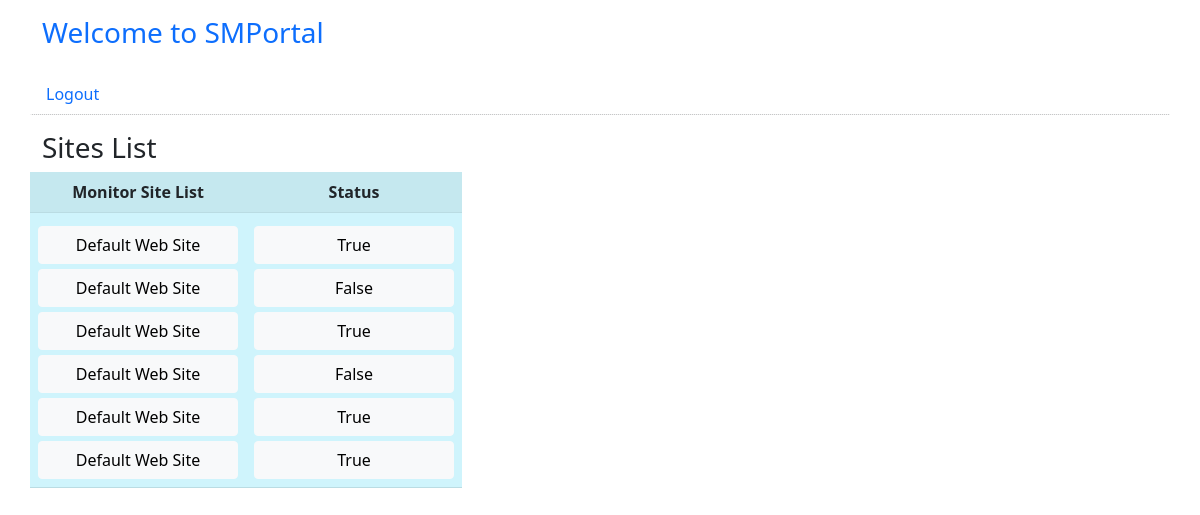
Screenshot of /Monitor/Monitor_home (signed in) with the database file from the repository.
### Monitor/models.py (models this page shows)
class MonitorItem(models.Model):
    Name = models.CharField(max_length=200)
    Notifications = models.BooleanField(default=False)
    def __str__(self):
        return self.Name

### Monitor/views.py (the view)
# urls.py: path('Monitor_home',views.Monitor_home, name='Monitor_home'),
def Monitor_home(request):
    all_tokens = MonitorItem.objects.all()
    print(all_tokens)
    data={
        'Token_Data': all_tokens
    }
    return render(request,'Monitor_home.html',data)

### templates/Monitor_home.html (shortened to what this page needs)
{% extends 'datatable/base.html' %}
{% block body %}
{% if user.is_authenticated %}
<h3>Sites List</h3>
<html>
  <body>
    <table class="table table-striped w-auto">
      <tr style="width: 200px; margin-top: 5px !important;" class="table-info text-center p-3 mb-2 bg-gradient-light text-dark" >
        <th>Monitor Site List</th>
        <th>Status</th>
      </tr>
      <tr class="table-info">
        <td>
          {% for s in Token_Data %}
          <form action= "{% url 'Monitor_search' %} " method="put">
            <button style="width: 200px; margin-top: 5px !important;" class="btn btn-light" id ="mp" type="submit">{{s.Name}}</button>
          </form>
          {% endfor %}
        </td>
        <td>
          {% for s in Token_Data %}
          <form action= "{% url 'Monitor_search' %} " method="put">
            <button style="width: 200px; margin-top: 5px !important;" class="btn btn-light" id ="mp" type="submit">{{s.Notifications}}</button>
          </form>
          {% endfor %}
        </td>
      </tr>
    </table>
  </body>
  </html>
{% else %}
	<h1>Sorry! You Must Be Logged In To View This Page...</h1>
{% endif %}
{% endblock %}

### base/templates/datatable/base.html (shortened to what this page needs)
<!DOCTYPE html>
<html lang="en">
<head>
    <link rel="stylesheet" type="text/css" href="https://cdn.jsdelivr.net/npm/bootstrap@5.0.2/dist/css/bootstrap.min.css"/>
    <link rel = "stylesheet" type = "text/css" href = "https://cdn.datatables.net/1.11.5/css/jquery.dataTables.min.css"/>
</head>
<body>
<div class="container">
    <div class="row">
        <p><h3 class="text-primary">Welcome to SMPortal</h3></p>
        {% if user.is_authenticated %}
        <a class="nav-link" href="{% url 'logout' %}">Logout</a>
        {% else %}
          <a class="nav-link" href="{% url 'login' %}">Login</a>
        {% endif %}
        <hr style="border-top:1px dotted #ccc;"/>
        {% block body %}{% endblock %}
    </div>
</div>
</body>
</html>

### rows the page displays
MonitorItem: Name "Default Web Site", Notifications "True"
MonitorItem: Name "Default Web Site", Notifications "False"
MonitorItem: Name "Default Web Site", Notifications "True"
MonitorItem: Name "Default Web Site", Notifications "False"
MonitorItem: Name "Default Web Site", Notifications "True"
MonitorItem: Name "Default Web Site", Notifications "True"
